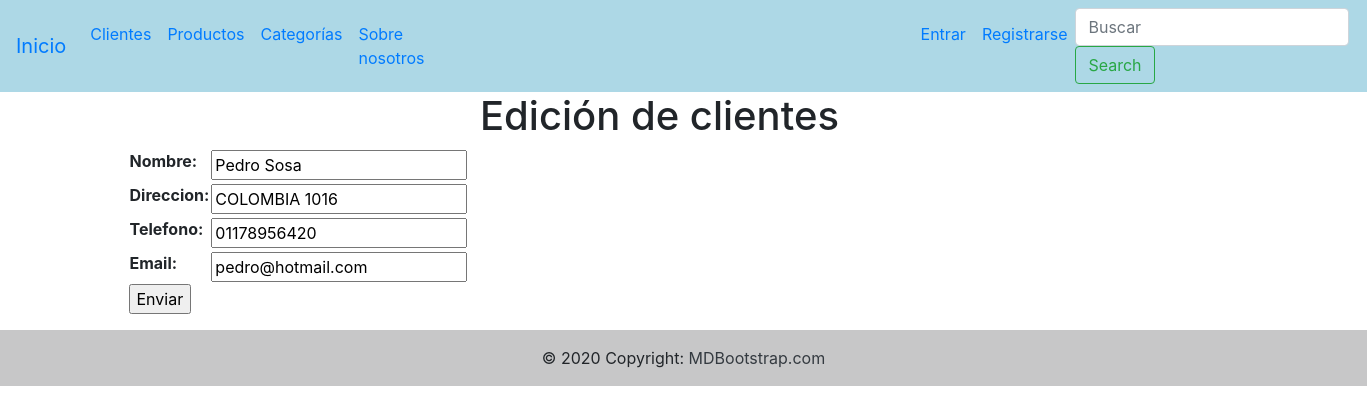
Screenshot of /cliente/editar_cliente/4/ with the database file from the repository.
### cliente/models.py (models this page shows, shortened)
class Cliente(models.Model):
    nombre=models.CharField(max_length=50)
    direccion=models.CharField(max_length=50)
    telefono=models.CharField(max_length=15)
    email=models.EmailField()
    created=models.DateTimeField(auto_now_add=True)
    class Meta:
        verbose_name="Cliente"
        verbose_name_plural="Clientes"

### cliente/views.py (the view)
# urls.py: path('editar_cliente/<int:pk>/', views.editar_cliente, name='editar_cliente'),
def editar_cliente(request, pk):
    if request.method == 'POST':
        form = Formulario_clientes(request.POST)
        if form.is_valid():
            cliente = Cliente.objects.get(id=pk)
            cliente.nombre = form.cleaned_data['nombre']
            cliente.direccion = form.cleaned_data['direccion']
            cliente.telefono = form.cleaned_data['telefono']
            cliente.email = form.cleaned_data['email']
            cliente.save()
            return redirect(lista_clientes)
    elif request.method == 'GET':
        cliente = Cliente.objects.get(id=pk)
        form = Formulario_clientes(initial={
                                        'nombre':cliente.nombre,
                                        'direccion':cliente.direccion,
                                        'telefono':cliente.telefono,
                                        'email':cliente.email})
        context = {'form':form}
        return render(request, 'cliente/editar_cliente.html', context=context)

### cliente/forms.py
class Formulario_clientes(forms.Form):
    nombre = forms.CharField(max_length=50)
    direccion = forms.CharField()
    telefono = forms.CharField(max_length=15)
    email = forms.EmailField()

### templates/cliente/editar_cliente.html (shortened to what this page needs)
{% extends 'base.html' %}
{% block contenido %}
<form action="" method="POST">
<h1 style="margin-left:30rem">Edición de clientes</h1>
<div class="container">
<table>
    {{form.as_table}}
</table>
</div>
<div class="container">
<p><input type="submit" value="Enviar"></p>
</div>
</form>
{% endblock %}

### rows the page displays
Cliente: nombre "Pedro Sosa", direccion "COLOMBIA 1016", telefono "01178956420", email "pedro@hotmail.com"
